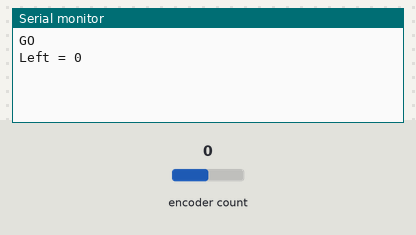
Bench run of a sketch on a simulated Arduino Uno, built with avr-gcc and run on an emulated ATmega328P. Shown: the last lines printed to the serial monitor. Inputs (shaded band) come from the test bench; at power-on: encoder count 0.

Above: at 1.2 s.
1.3 s: encoder count set to 1
At 2.2 s:
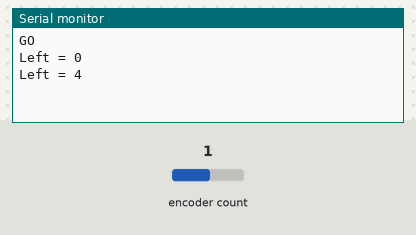
2.8 s: encoder count set to 2
At 3.3 s:
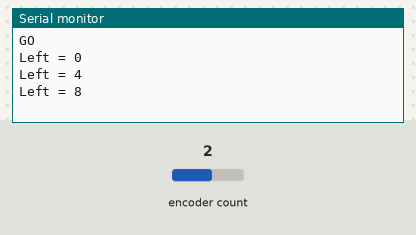

Measured:
- after the input at 1.3 s, the serial monitor: prints a new line at once (image 1)
- after the input at 2.8 s, the serial monitor: prints a new line at once (image 2)

The sketch:

Last.ino
```cpp
#define ENCODER_USE_INTERRUPTS
#include <Encoder.h>

Encoder eixoX(2, 3);

void setup() {
  // put your setup code here, to run once:

  Serial.begin(9600);
  Serial.println("GO");
}

long positionLeft  = -999;

void loop() {
  // put your main code here, to run repeatedly:

  long newLeft, newRight;
  newLeft = eixoX.read();

  if (newLeft != positionLeft) {
    Serial.print("Left = ");
    Serial.print(newLeft);

    Serial.println();
    positionLeft = newLeft;

  }
}
```
